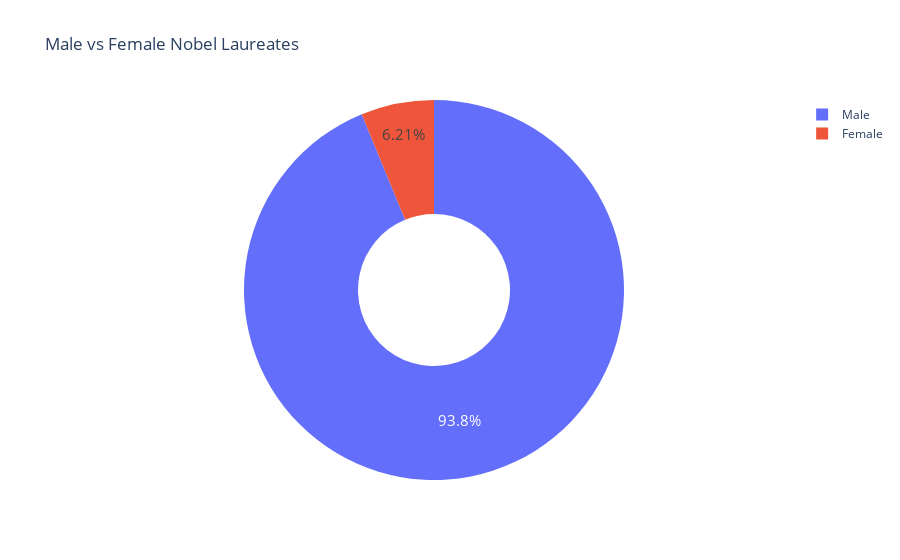

The notebook cell saved with this chart:
### Markdown cell above
**Challenge**: Create a [donut chart using plotly](https://plotly.com/python/pie-charts/) which shows how many prizes went to men compared to how many prizes went to women. What percentage of all the prizes went to women?

### Code cell
biology = df_data.sex.value_counts()
fig = px.pie(biology, values=biology.values, names=biology.index, title='Male vs Female Nobel Laureates', hole=.4)
fig.update_traces(textposition='inside', textfont_size=15, textinfo='percent')
fig.show()

### Figure 1 — Plotly figure (JSON) as saved in the notebook; plotly's stock layout.template omitted (floating-point values rounded to 4 significant figures)
{"data": [{"domain": {"x": [0, 1], "y": [0, 1]}, "hole": 0.4, "hovertemplate": "index=%{label}<br>value=%{value}<extra></extra>", "labels": ["Male", "Female"], "legendgroup": "", "name": "", "showlegend": true, "textfont": {"size": 15}, "textinfo": "percent", "textposition": "inside", "type": "pie", "values": [876, 58]}], "layout": {"legend": {"tracegroupgap": 0}, "title": {"text": "Male vs Female Nobel Laureates"}}}
